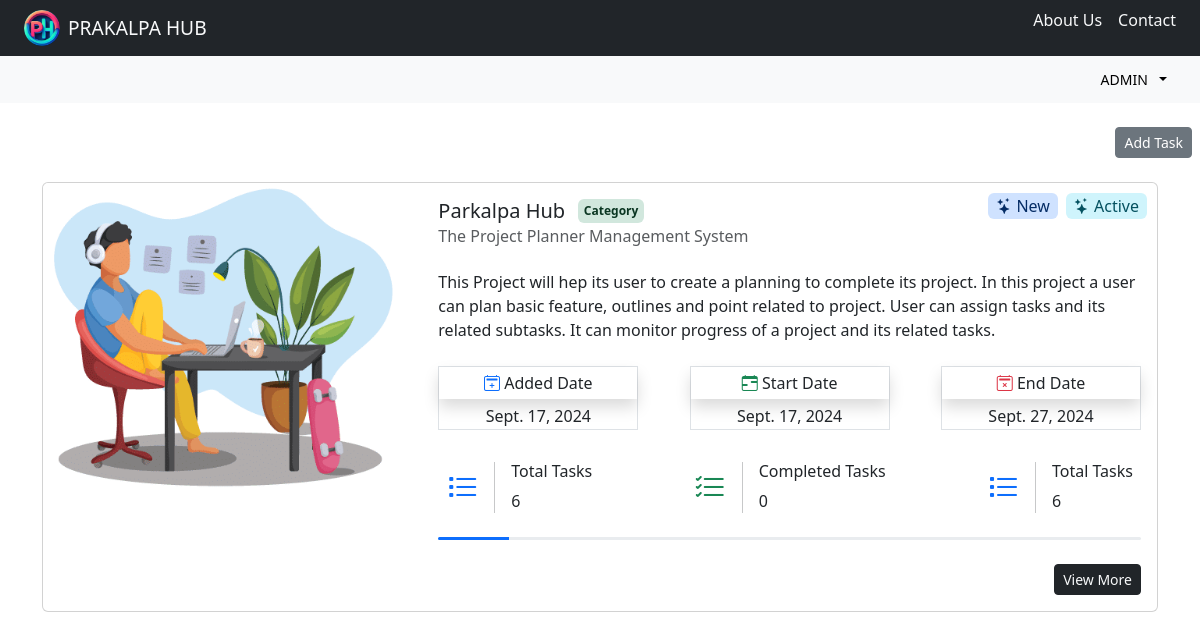
The app's page / (signed in) with its own data.
### project/models.py (models this page shows, shortened)
class Project(models.Model):
    class Status(models.TextChoices):
        IN_PROGRESS = 'in_progress', 'In Progress'
        COMPLETED = 'completed', 'Completed'
        PENDING = 'pending', 'Pending'
        INITIATED = 'initiated', 'Initiated'
        UPCOMING = 'upcoming', 'Upcoming'
        INACTIVE = 'inactive', 'Inactive'
    profile_image = models.ImageField(
        upload_to="media/images/", null=True, blank=True)
    project_name = models.CharField(max_length=50)
    project_title = models.CharField(max_length=100)
    added_date = models.DateField(auto_now_add=True)
    start_date = models.DateField()
    end_date = models.DateField()  # the date on which project should be ended.
    description = models.TextField(max_length=500)
    category = models.ForeignKey(ProjectCategory,  on_delete=models.DO_NOTHING)
    status = models.CharField(
        max_length=15,  choices=Status.choices, default='inactive')
    def total_tasks(self):
        return self.get_tasks().count()
    def get_tasks(self):
        return self.tasks.all()
    def completed_tasks(self):
        return self.tasks.filter(status=self.Status.COMPLETED)
    def total_completed_tasks(self):
        return self.completed_tasks().count()

### ProjectPlanner/views.py (the view)
# urls.py: 2. Add a URL to urlpatterns:  path('', views.home, name='home')
def home(request):
    if request.user.is_authenticated:
        projects = Project.objects.all()
        return render(request, "home.html",  {"projects": projects})
    return redirect("login")

### templates/home.html (shortened to what this page needs)
{% extends "index.html" %}
{% load static %}
{% block content %}
{% for project in projects %}
<div id="project-{{project.id}}"
     class="container"
     data-type="project">
    <div class="card project-card mb-4 position-relative">
        <div class="project-status d-flex gap-2">
            <div class="rounded bg-primary-subtle text-primary-emphasis project-status-badge">
                <i class="bi bi-stars"></i>
                <span>New</span>
            </div>
            <div class="rounded bg-info-subtle text-info-emphasis project-status-badge">
                <i class="bi bi-stars"></i>
                <span>Active</span>
            </div>
        </div>
        <div class="row">
            <div class="col-md-4">
                <img class="img-fluid rounded-start"
                     src="{% static 'images/project-default.png' %}"
                     alt="">
            </div>
            <div class="col-md-8">
                <div class="card-body">
                    <div class="mb-4">
                        <div class="d-inline-block position-relative">
                            <h5 class="card-title">{{project.project_name}}</h5>
                            <span
                                  class="badge project-badge-card bg-success-subtle position-absolute rounded text-success-emphasis">Category</span>
                        </div>
                        <h6 class="card-subtitle mb-4 text-body-secondary">{{project.project_title}}
                        </h6>
                        <p class="card-text">{{project.description}}</p>
                    </div>
                    <div class="d-flex gap-2 justify-content-between mb-4 mt-4">
                        <div class="info-card border">
                            <div class="shadow d-block px-2 py-1">
                                <i class="bi bi-calendar2-plus text-primary"></i>
                                <span>Added Date</span>
                            </div>
                            <time class="info-value"
                                  datetime="{{project.added_date|date:'F j, Y'}}"
                                  data-name="addDate">{{project.added_date}}</time>
                        </div>
                        <div class="info-card border">
                            <div class="shadow d-block px-2 py-1">
                                <i class="bi bi-calendar-range text-success"></i>
                                <span class="">Start Date</span>
                            </div>
                            <time class="info-value"
                                  datetime="{{project.start_date|date:'F j, Y'}}"
                                  data-name="startDate">{{project.start_date}}</time>
                        </div>
                        <div class="info-card border">
                            <div class="shadow d-block px-2 py-1">
                                <i class="bi bi-calendar2-x text-danger"></i>
                                <span>End Date</span>
                            </div>
                            <time class="info-value"
                                  datetime="{{project.end_date|date:'F j, Y'}}"
                                  data-name="endDate">{{project.end_date}}</time>
                        </div>
                    </div>
                    <div class="mb-3 d-flex justify-content-between">
                        <div class="card border-0">
                            <div
                                 class="card-body d-flex justify-content-center align-items-center p-2">
                                <i class="bi bi-list-task fs-2 text-primary"></i>
                                <div>
                                    <h5 class="card-title fs-6">Total Tasks</h5>
                                    <p class="card-text fs-6">{{project.total_tasks}}</p>
                                </div>
                            </div>
                        </div>
                        <div class="card border-0">
                            <div
                                 class="card-body d-flex justify-content-center align-items-center p-2">
                                <i class="bi bi-list-check fs-2 text-success"></i>
                                <div>
                                    <h5 class="card-title fs-6">Completed Tasks</h5>
                                    <p class="card-text fs-6">{{project.total_completed_tasks}}</p>
                                </div>
                            </div>
                        </div>
                        <div class="card border-0">
                            <div
                                 class="card-body d-flex justify-content-center align-items-center p-2">
                                <i class="bi bi-list-task fs-2 text-primary"></i>
                                <div>
                                    <h5 class="card-title fs-6">Total Tasks</h5>
                                    <p class="card-text fs-6">{{project.total_tasks}}</p>
                                </div>
                            </div>
                        </div>
                    </div>
                    <div class="progress"
                         style="height:3px;"
                         role="progressbar">
                        <div class="progress-bar"
                             style="width: 10%;"
                             value="10"></div>
                    </div>
                    <div class="d-flex mt-4">
                        <button type="button"
                                class="btn btn-dark btn-sm flex-justify-right">
                            <a href="{% url 'view_project' project.id %}"
                               class="text-decoration-none text-light">View More</a>
                        </button>
                    </div>
                </div>
            </div>
        </div>
    </div>
</div>
{% endfor %}
{% endblock content %}

### templates/header.html (shortened to what this page needs)
{% load static %}
<header class="bg-dark text-light px-4 py-2">
    <div class="d-flex justify-content-between align-items-center">
        <div class="d-flex  align-items-center gap-2">
            <img class="logo"
                 src="{% static 'images/logo.jpeg' %}"
                 alt="logo">
            <span class="title">Prakalpa Hub</span>
        </div>
        <div>
            <ul type="none"
                class="d-flex gap-3 align-items-center">
                <li>About Us</li>
                <li>Contact</li>
            </ul>
        </div>
    </div>
</header>
<div class="bg-light d-flex align-items-center justify-content-between py-2 px-4">
    <div class="dropdown">
        <button type="button"
                class="btn btn-sm btn-light dropdown-toggle"
                data-bs-toggle="dropdown">
            <span class="px-1 text-uppercase">{{request.user.username}}</span>
        </button>
    </div>
</div>

### static/css/styles.css (style rules this page uses)
.logo { width: 36px; height: 36px; object-fit: cover; object-position: center; border-radius: 50%; }
.title { font-size: 1.2rem; text-transform: uppercase; }
.project-badge-card { top: 0%; left: calc(100% + 10%); padding: 6px; }
.project-status { position: absolute; border: 1px solid var(--bs-border-secondary); padding: 6px 10px; right: 0%; top: 1%; }
.project-status-badge { padding: 1px 8px; }
.flex-justify-right { margin-left: auto; }

### records on screen
Project: project_name "Parkalpa Hub", project_title "The Project Planner Management System", description "This Project will hep its user to create a planning to complete its project. In this project a user can plan basic feature, outlines and point related to project. User can assign tasks and its related subtasks. It can monitor progress of a project and its related tasks.", added_date "Sept. 17, 2024", start_date "Sept. 17, 2024", end_date "Sept. 27, 2024", total_tasks "6", total_completed_tasks "0"

### other values on screen
{{ request.user.username }} "ADMIN"
